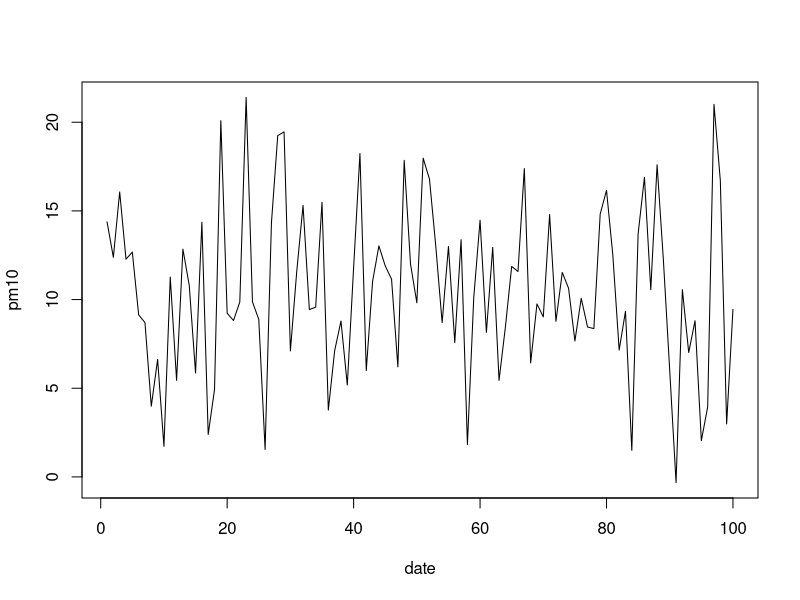
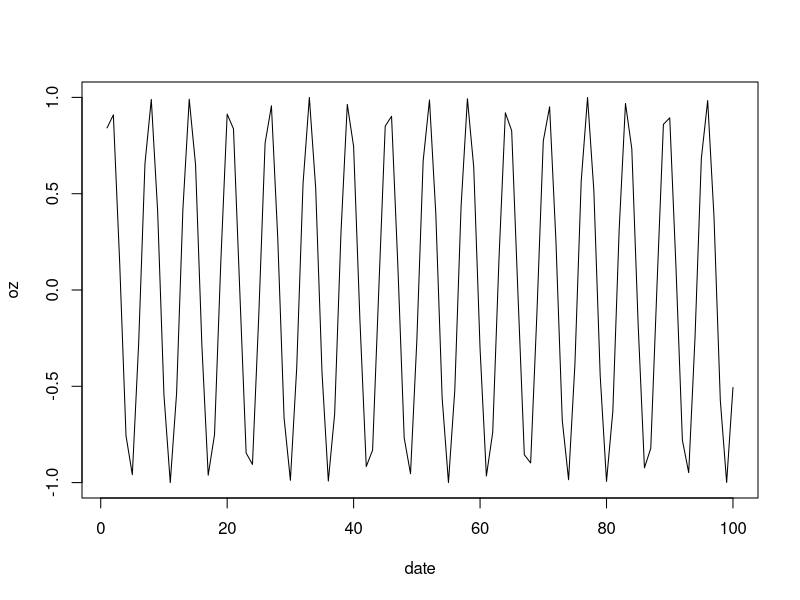
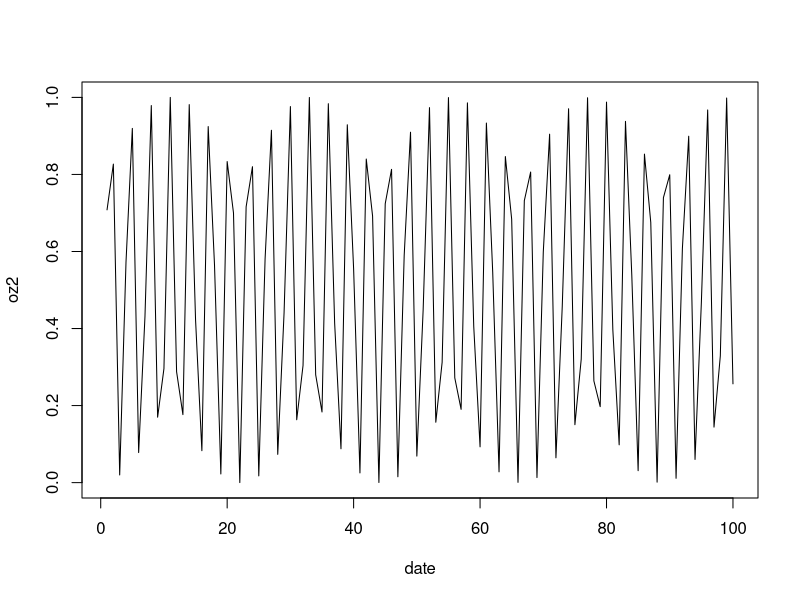
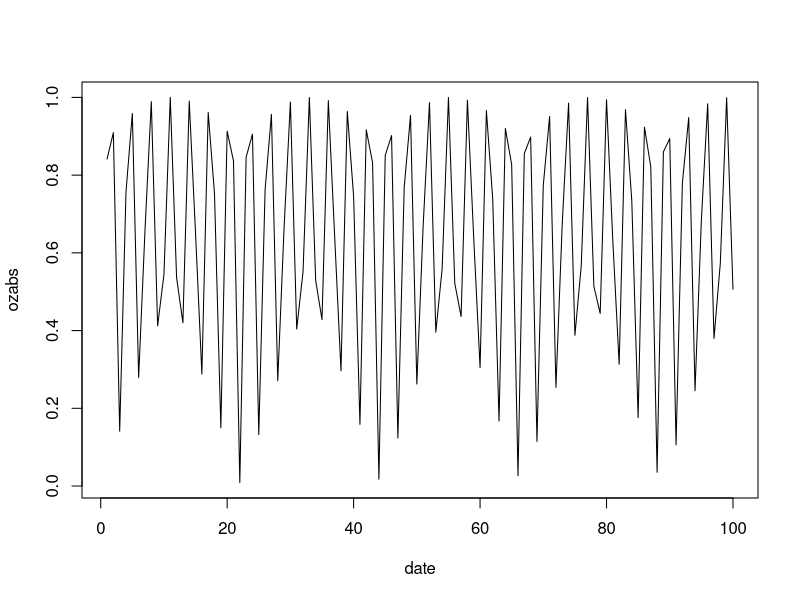
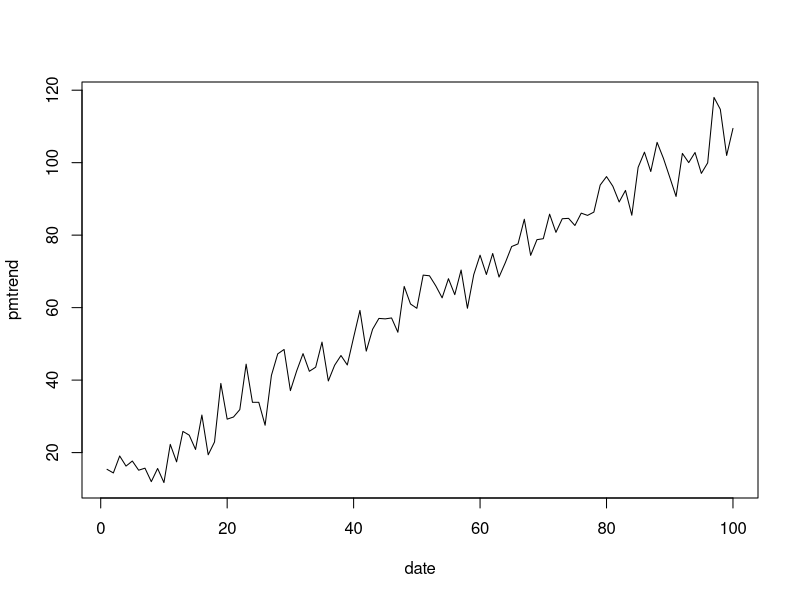
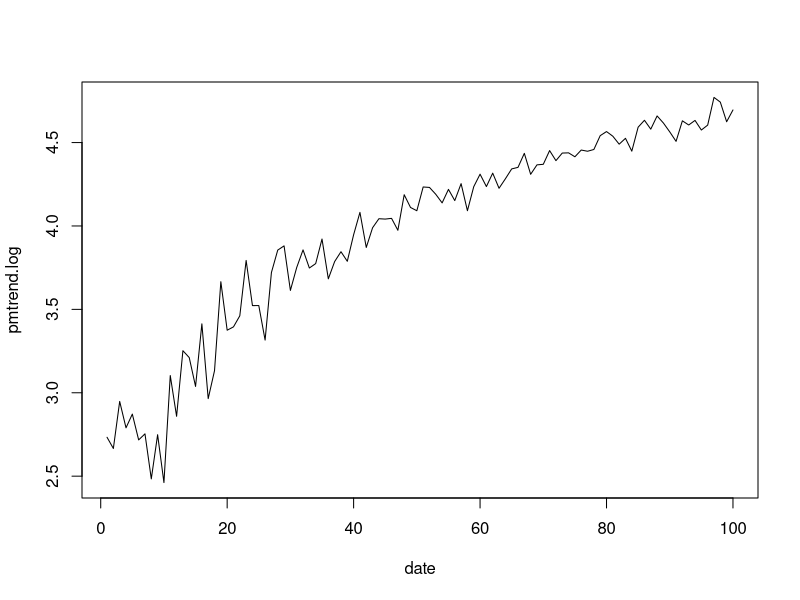
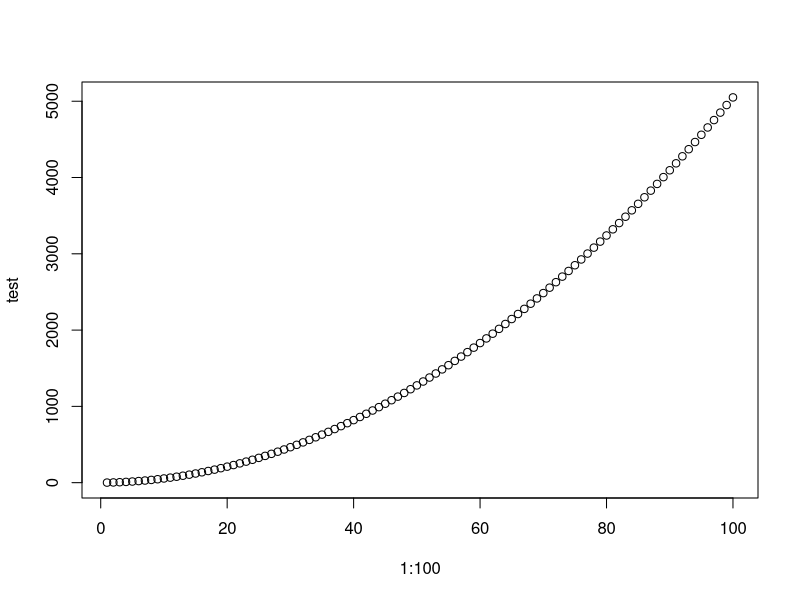

These figures' R source, in order:
## ---- chunk 1
a <-1
b <-2
c <- -1

a*b+c
## ---- chunk 2
student_a_age  <- 43
student_a_name <- '윤진하'
student_a_pass <- FALSE
## ---- chunk 3
student_all_age <- c(24, 31, 40, 16)
student_all_age
## ---- chunk 4
max(student_all_age)
length(student_all_age)
student_all_name <- c('영희', '철수', '은미', '재석')
summary(student_all_name)
student_all_class <- c('group1','group2', 'group1', 'group2' )
summary(student_all_class)
## ---- chunk 5
student_all_group <-factor(c('group1','group2', 'group1', 'group2' ))
summary(student_all_group)
## ---- chunk 6
tapply(student_all_age, student_all_group, mean)
## ---- chunk 7
A2 = matrix( 
     c(1, 2, 3, 4, 5, 6, 7, 8),  # 값 
     nrow=4,                     # 행 갯수
     ncol=2,                     # 열 갯수
     byrow = TRUE)               # 행을 기준으로 순서대로
A2 # 출력
## ---- chunk 8
dspub_class <- data.frame(
  'name'  = student_all_name, 
  'age'   = student_all_age,
  'group' = student_all_group
)
dspub_class
## ---- chunk 9
#install.packages("tidyverse")
library(tidyverse)
## ---- chunk 10
dspub_class %>%
  group_by(group) %>%
  summarize(avg = mean(age))

## ---- chunk 11
homework1 <- dspub_class %>%
  group_by(group) %>%
  mutate(avg_age = mean(age))
homework2 <- dspub_class %>%
  group_by(group) %>%
  mutate(max_age = max(age))
## ---- chunk 12
homework1
homework2
## ---- chunk 13
second_week_dspub <-
  list(
       student_all_age,
       student_all_class,
       student_all_group,
       student_all_name,
       dspub_class, 
       homework1,
       homework2
       )
second_week_dspub
## ---- chunk 14
second_week_dspub[[7]]
## ---- chunk 15
pm10 = rnorm(n=100, mean = 10, sd = 5) # 평균이 10이고 표준편차가 5인 100개의 랜덤 변수를 pm10 이라고 가정하자
date= rep(1:100)  # 1일부터 100까지의 시간이 있다고 해보자
plot(x=date, y=pm10, type = "l") # "l" line 형식으로 그려보았다. 

oz = sin(date) # 오존은 시간에 따라 햇빛이 있을 때 높게 올라간다. sine 함수를 따른다고 가정해 보자
plot(x=date, y = oz, type = "l") # 
oz2 = oz**2 # -값을 갖는 것은 좀 이상하다. 제곱을 통해 변경해 보자
plot(x=date, y = oz2, type = "l") # 
ozabs = abs(oz) # 접곱보다 절대 값이 어떨까?
plot(x=date, y = ozabs, type = "l") # 
pmtrend = pm10 + date  # 시간에 따라 pm10 농도가 올라간다고 가정해 보자
plot(x=date, y = pmtrend, type="l")
pmtrend.log = log(pmtrend) # 로그 값을 넣어보자. 특별한 의미는 없이 함수에 대한 실습이다. 
plot(x=date, y = pmtrend.log, type="l") #
## ---- chunk 16
nums<- 1
if (nums <5) {
        chars = 'A'
} else{
        chars = 'B'
}
chars

## ---- chunk 17
nums <- 6
if (nums <5) {
        chars = 'A'
} else{
        chars = 'B'
}
chars
## ---- chunk 18
a<-round(rnorm(10)*10)
a
tab <- ifelse(a>0, '양수', '음수')
tab
data.frame(a, tab)
## ---- chunk 19
new.var <- c(1, 2, NA)
is.na(new.var)
any(is.na(new.var))
all(is.na(new.var))
## ---- chunk 20
head(iris)
table(iris$Species)
max(iris$Sepal.Length)
max.length <- which.max(iris$Sepal.Length)
iris$Species[max.length]
## ---- chunk 21
min(iris$Sepal.Length)
min.length <- which.min(iris$Sepal.Length)
iris$Species[min.length]
## ---- chunk 22
addtive.function = function(x, y ){
  x + y
}
## ---- chunk 23
addtive.function(100, 2)
## ---- chunk 24
abs.function= function(x, y ){
  #--#
}
## ---- chunk 25
my_vector<- 1:50
avg <- function(x){
        sum(x)/length(x)
}
avg(my_vector)
## ---- chunk 26

tabs <- function(x){
        data.frame( '평균'      = mean(x), 
                    '변수갯수'  = length(x), 
                    '최고값'    = max(x), 
                    '최저값'    = min(x)
        )
}

tabs(my_vector)
## ---- chunk 27
avg <- function(x, arithmetic = TRUE){
  n <- length(x)
  ifelse(arithmetic, sum(x)/n, prod(x)^(1/n))
}
## ---- chunk 28
c('1a', '2a', '10a') # 이렇게 해보는 것도 좋지만
## ---- chunk 29
for (i in 1:10){
  print(paste0(i, 'a'))
}
## ---- chunk 30
paste0(1:10, "a")
## ---- chunk 31
compute <- function(n){ sum(1:n)}
compute(10)

test <-c()
for (n in 1:100){
  test[n] <- compute(n)
}

plot(1:100, test)
## ---- chunk 32
n2 <- c(1:9*2)
n3 <- c(1:9*3)
n2*n3

## ---- chunk 33
new.function<-function(n2){
  c(1:9*2) * c(1:9*n2)
}

new.function( 4)
## ---- chunk 34
sapply(1:9, new.function)
## ---- chunk 35
data("iris")
## ---- chunk 36
library(tidyverse)
iris %>% head()
## ---- chunk 37
iris_num=iris[, c(1:4)] # Species 를 제외한 나머지 변수만 선정
iris_num=iris %>% select(1:4) # tidyverse를 통해 같은 결과 사용
# 아래와 같인 평균, sd 를 구했습니다.
iris_num %>% pull(Sepal.Length) %>% mean()
iris_num %>% pull(Sepal.Width)  %>% mean()
iris_num %>% pull(Petal.Length) %>% mean()
iris_num %>% pull(Petal.Width)  %>% mean()
iris_num %>% pull(Sepal.Length) %>% sd()
iris_num %>% pull(Sepal.Width)  %>% sd()
iris_num %>% pull(Petal.Length) %>% sd()
iris_num %>% pull(Petal.Width)  %>% sd()
## ---- chunk 38
apply(iris_num, 2, mean)
lapply(iris_num, mean)
sapply(iris_num, mean)
## ---- chunk 39
stat_smry = function(x){
  list(
    mean  =mean(x), 
    median=median(x), 
    std   = sd(x)
  )
}
## ---- chunk 40
sapply(iris_num, stat_smry)
## ---- chunk 41
tt = lapply(iris_num, stat_smry)
## ---- chunk 42
names(tt) # 각 반복된 요인 이름
tt[[1]]   # 첫번째 여기서는 "Sepal.Length"에대한 값
do.call(rbind, tt) # 정리된 모양
